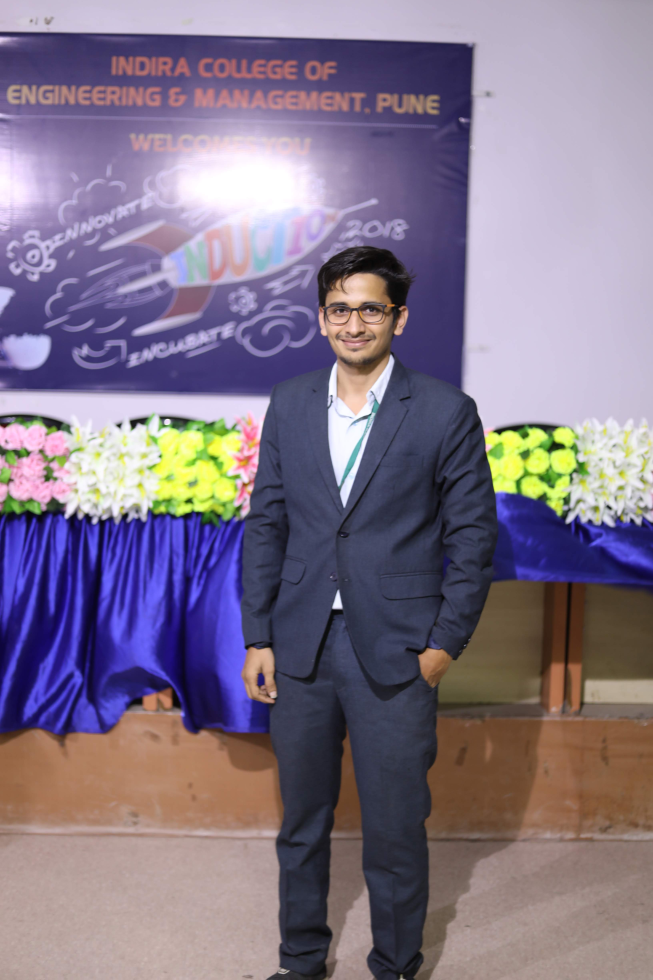
#> input picture body_detection/img/test_1.JPG, 3265 x 4898 px (shown at 1/5 size)
$ python edge_detection.py --images img
#> lines starting #> are read from the running program, lines starting #| are printed output that depends on the picture; after the words box and inside, x2 and y2 are one past the last pixel; in counts of white or black regions, pixels touching at a corner belong together
# import the necessary packages
from imutils.object_detection import non_max_suppression
from PIL import Image, ImageFilter
import numpy as np
import argparse
import imutils
import glob
import cv2

def auto_canny(image, sigma=0.33):
	# compute the median of the single channel pixel intensities
	# image = imutils.resize(image, width=min(1200, image.shape[1]))
	v = np.median(image)

	# apply automatic Canny edge detection using the computed median
	lower = int(max(0, (1.0 - sigma) * v))
	upper = int(min(255, (1.0 + sigma) * v))
	edged = cv2.Canny(image, lower, upper)

	# return the edged image
	return edged

# construct the argument parse and parse the arguments
ap = argparse.ArgumentParser()
ap.add_argument("-i", "--images", required=True, help="path to input dataset of images")
args = vars(ap.parse_args())

# loop over the images
for imagePath in glob.glob(args["images"] + "/*.jpg"):
	# load the image, convert it to grayscale, and blur it slightly
	image = cv2.imread(imagePath)
#> image is the input picture: shape (4898, 3265, 3); mean B, G, R 136.5, 116.9, 129.7
	gray = cv2.cvtColor(image, cv2.COLOR_BGR2GRAY)
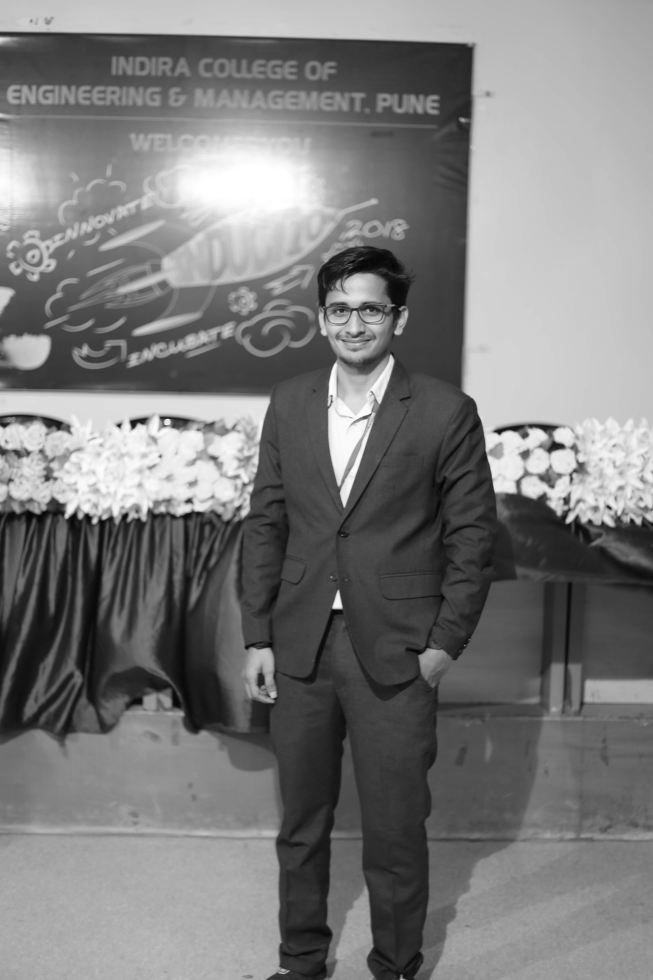
#> gray: shape (4898, 3265) (shown at 1/5 size); min 1, max 255, mean 122.9
	blurred = cv2.GaussianBlur(gray, (3, 3), 0)

	# apply Canny edge detection using a wide threshold, tight
	# threshold, and automatically determined threshold
	wide = cv2.Canny(blurred, 10, 200)
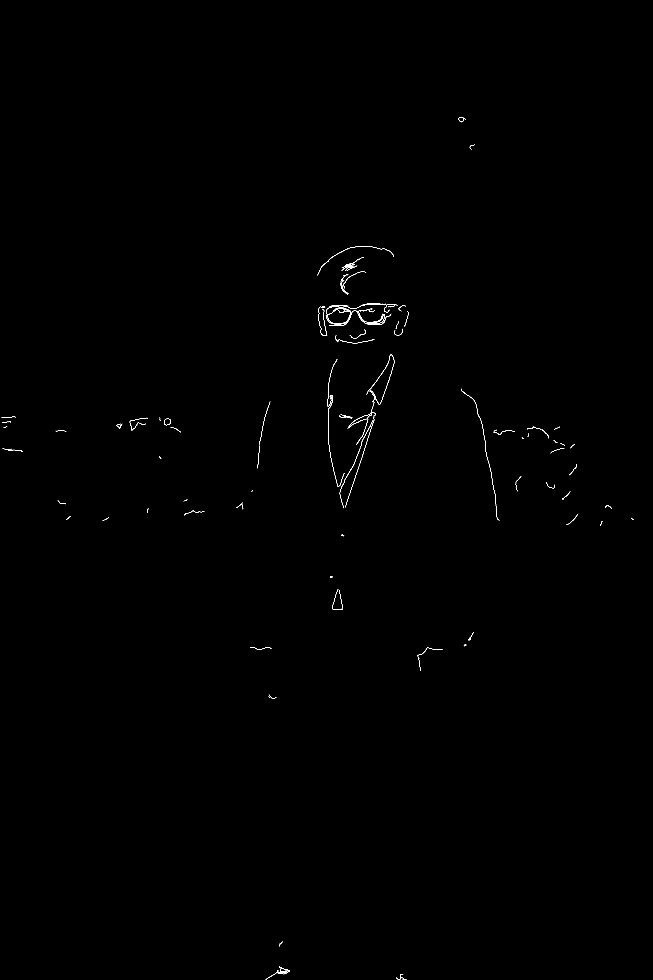
#> wide: shape (4898, 3265) (shown at 1/5 size); 0.09% white in thin lines or dots, all inside (x1, y1, x2, y2) = (7, 586, 3167, 4898)
	tight = cv2.Canny(blurred, 225, 250)
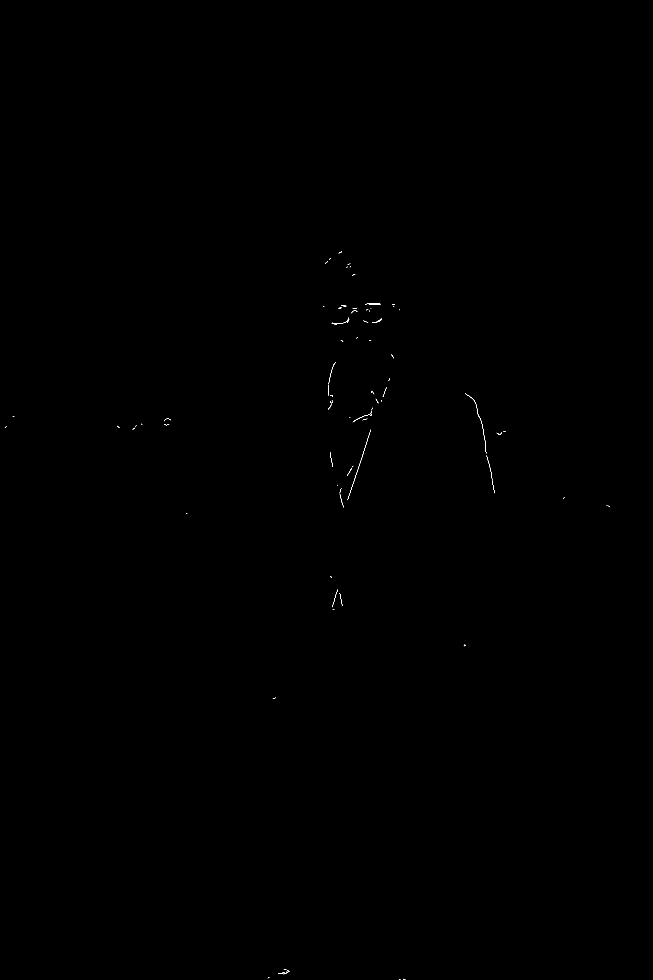
#> tight: shape (4898, 3265) (shown at 1/5 size); 0.02% white in thin lines or dots, all inside (x1, y1, x2, y2) = (24, 1258, 3049, 4897)
	auto = auto_canny(blurred)
#> in auto_canny, `v = np.median(image)`: v = 118
#> in auto_canny, `lower = int(max(0, (1.0 - sigma) * v))`: lower = 79
#> in auto_canny, `upper = int(min(255, (1.0 + sigma) * v))`: upper = 156
#> in auto_canny, `edged = cv2.Canny(image, lower, upper)`:
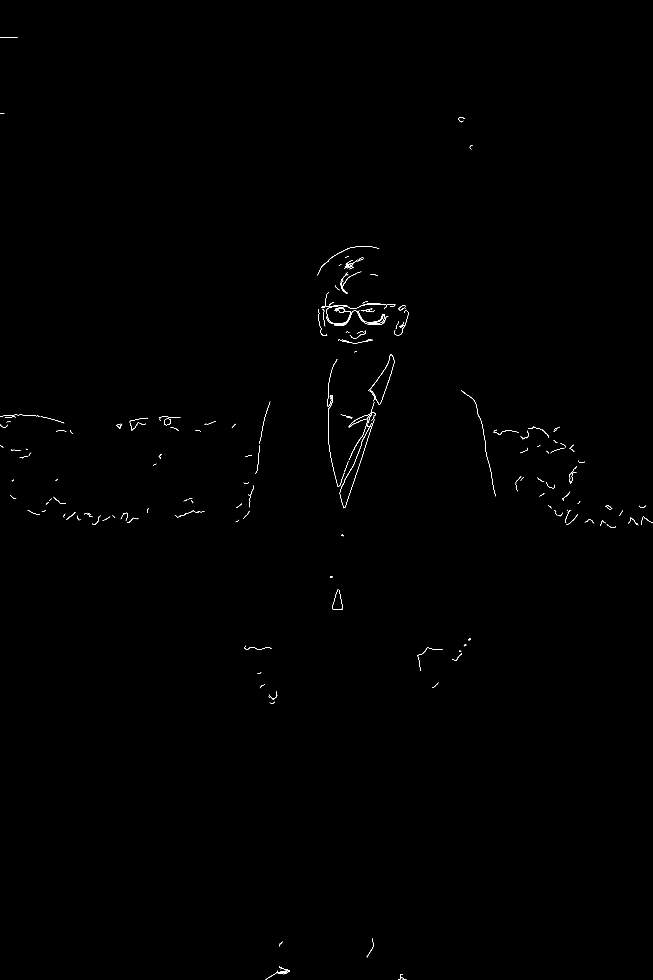
#> edged: shape (4898, 3265) (shown at 1/5 size); 0.11% white in thin lines or dots

	# show the images
	cv2.imshow("Original", image)
	cv2.imshow("Edges", np.hstack([wide, tight, auto]))
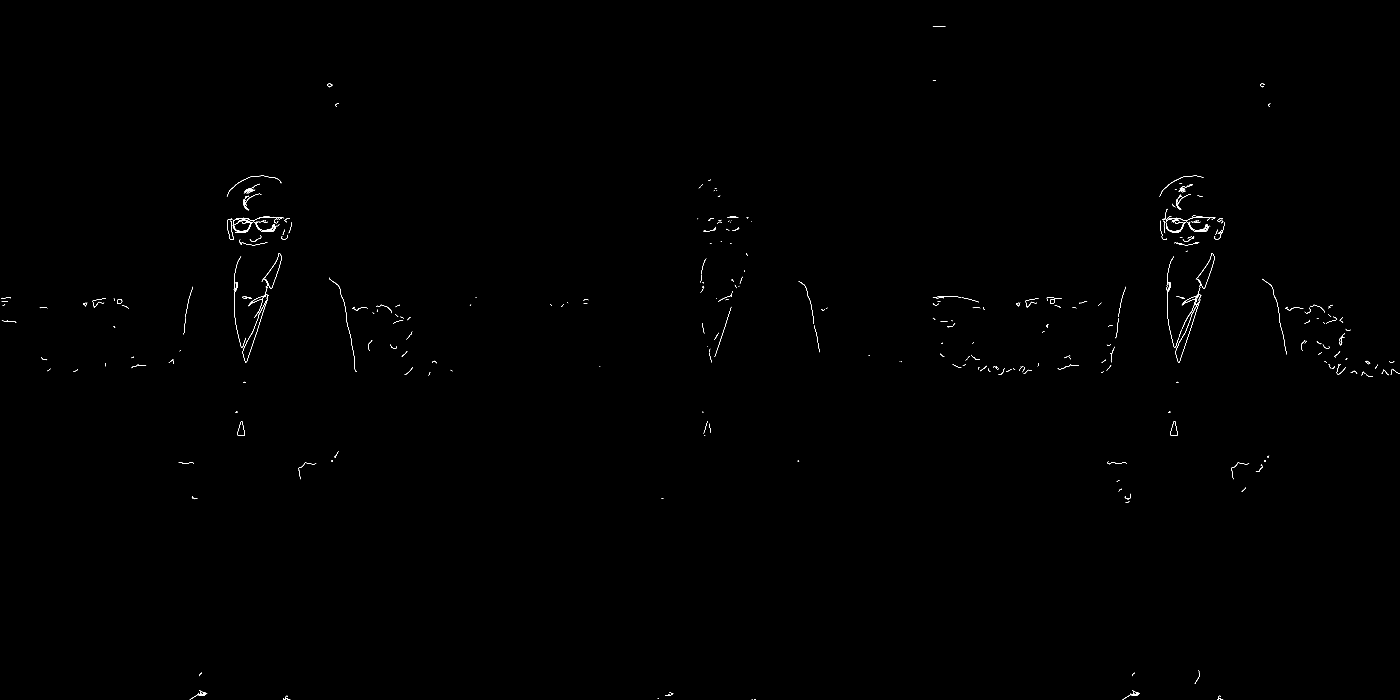
#> window 'Edges': shape (4898, 9795) (shown at 1/7 size); 0.07% white in thin lines or dots
	cv2.imshow("Contours ", auto)
#> (the run stopped early here; a loop or call above may not have finished)
